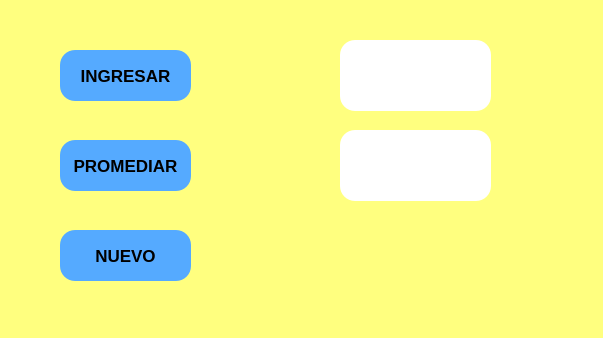
<?xml version="1.0" encoding="UTF-8"?>
<ui version="4.0">
 <class>MainWindow</class>
 <widget class="QMainWindow" name="MainWindow">
  <property name="geometry">
   <rect>
    <x>0</x>
    <y>0</y>
    <width>603</width>
    <height>338</height>
   </rect>
  </property>
  <property name="windowTitle">
   <string>MainWindow</string>
  </property>
  <property name="styleSheet">
   <string notr="true">background-color: rgb(255, 255, 127);</string>
  </property>
  <widget class="QWidget" name="centralwidget">
   <widget class="QPushButton" name="btn_prom">
    <property name="geometry">
     <rect>
      <x>60</x>
      <y>140</y>
      <width>131</width>
      <height>51</height>
     </rect>
    </property>
    <property name="font">
     <font>
      <pointsize>13</pointsize>
      <weight>75</weight>
      <bold>true</bold>
     </font>
    </property>
    <property name="styleSheet">
     <string notr="true">background-color: rgb(85, 170, 255);
border-radius: 15px;
</string>
    </property>
    <property name="text">
     <string>PROMEDIAR</string>
    </property>
   </widget>
   <widget class="QLineEdit" name="txt_input">
    <property name="geometry">
     <rect>
      <x>340</x>
      <y>40</y>
      <width>151</width>
      <height>71</height>
     </rect>
    </property>
    <property name="font">
     <font>
      <pointsize>18</pointsize>
     </font>
    </property>
    <property name="toolTip">
     <string>SOLO NUMEROS</string>
    </property>
    <property name="styleSheet">
     <string notr="true">border-radius: 15px;
background-color: rgb(255, 255, 255);</string>
    </property>
    <property name="alignment">
     <set>Qt::AlignCenter</set>
    </property>
   </widget>
   <widget class="QPushButton" name="btn_input">
    <property name="geometry">
     <rect>
      <x>60</x>
      <y>50</y>
      <width>131</width>
      <height>51</height>
     </rect>
    </property>
    <property name="font">
     <font>
      <pointsize>13</pointsize>
      <weight>75</weight>
      <bold>true</bold>
     </font>
    </property>
    <property name="styleSheet">
     <string notr="true">background-color: rgb(85, 170, 255);
border-radius: 15px;
</string>
    </property>
    <property name="text">
     <string>INGRESAR</string>
    </property>
   </widget>
   <widget class="QLineEdit" name="txt_output">
    <property name="enabled">
     <bool>false</bool>
    </property>
    <property name="geometry">
     <rect>
      <x>340</x>
      <y>130</y>
      <width>151</width>
      <height>71</height>
     </rect>
    </property>
    <property name="font">
     <font>
      <pointsize>18</pointsize>
     </font>
    </property>
    <property name="styleSheet">
     <string notr="true">border-radius: 15px;
background-color: rgb(255, 255, 255);</string>
    </property>
    <property name="alignment">
     <set>Qt::AlignCenter</set>
    </property>
   </widget>
   <widget class="QPushButton" name="btn_nuevo">
    <property name="geometry">
     <rect>
      <x>60</x>
      <y>230</y>
      <width>131</width>
      <height>51</height>
     </rect>
    </property>
    <property name="font">
     <font>
      <pointsize>13</pointsize>
      <weight>75</weight>
      <bold>true</bold>
     </font>
    </property>
    <property name="styleSheet">
     <string notr="true">background-color: rgb(85, 170, 255);
border-radius: 15px;
</string>
    </property>
    <property name="text">
     <string>NUEVO</string>
    </property>
   </widget>
  </widget>
  <widget class="QMenuBar" name="menubar">
   <property name="geometry">
    <rect>
     <x>0</x>
     <y>0</y>
     <width>603</width>
     <height>22</height>
    </rect>
   </property>
  </widget>
  <widget class="QStatusBar" name="statusbar"/>
 </widget>
 <resources/>
 <connections/>
</ui>
